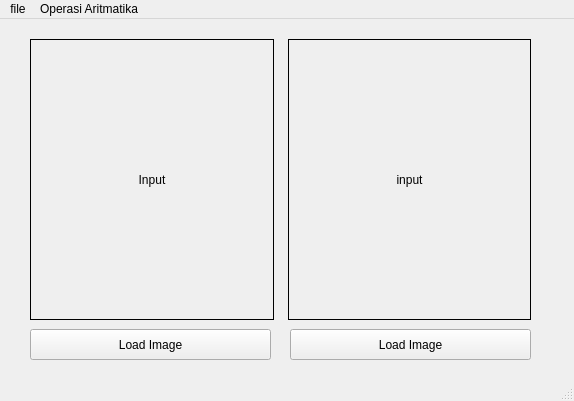
<?xml version="1.0" encoding="UTF-8"?>
<ui version="4.0">
 <class>MainWindow</class>
 <widget class="QMainWindow" name="MainWindow">
  <property name="geometry">
   <rect>
    <x>0</x>
    <y>0</y>
    <width>574</width>
    <height>401</height>
   </rect>
  </property>
  <property name="windowTitle">
   <string>MainWindow</string>
  </property>
  <widget class="QWidget" name="centralwidget">
   <widget class="QWidget" name="horizontalLayoutWidget">
    <property name="geometry">
     <rect>
      <x>30</x>
      <y>20</y>
      <width>501</width>
      <height>281</height>
     </rect>
    </property>
    <layout class="QHBoxLayout" name="horizontalLayout">
     <property name="spacing">
      <number>14</number>
     </property>
     <item>
      <layout class="QVBoxLayout" name="verticalLayout">
       <item>
        <widget class="QLabel" name="imgLabel">
         <property name="frameShape">
          <enum>QFrame::Box</enum>
         </property>
         <property name="text">
          <string>Input</string>
         </property>
         <property name="alignment">
          <set>Qt::AlignCenter</set>
         </property>
        </widget>
       </item>
      </layout>
     </item>
     <item>
      <layout class="QVBoxLayout" name="verticalLayout_2">
       <item>
        <widget class="QLabel" name="imagelabel">
         <property name="frameShape">
          <enum>QFrame::Box</enum>
         </property>
         <property name="text">
          <string>input</string>
         </property>
         <property name="alignment">
          <set>Qt::AlignCenter</set>
         </property>
        </widget>
       </item>
      </layout>
     </item>
    </layout>
   </widget>
   <widget class="QPushButton" name="loadButton">
    <property name="geometry">
     <rect>
      <x>30</x>
      <y>310</y>
      <width>241</width>
      <height>31</height>
     </rect>
    </property>
    <property name="text">
     <string>Load Image</string>
    </property>
   </widget>
   <widget class="QPushButton" name="loadButton_2">
    <property name="geometry">
     <rect>
      <x>290</x>
      <y>310</y>
      <width>241</width>
      <height>31</height>
     </rect>
    </property>
    <property name="text">
     <string>Load Image</string>
    </property>
   </widget>
  </widget>
  <widget class="QMenuBar" name="menubar">
   <property name="geometry">
    <rect>
     <x>0</x>
     <y>0</y>
     <width>574</width>
     <height>18</height>
    </rect>
   </property>
   <widget class="QMenu" name="menuFile">
    <property name="title">
     <string>file</string>
    </property>
    <addaction name="actionLoad_Image"/>
   </widget>
   <widget class="QMenu" name="menuOperasi_Ttitik">
    <property name="title">
     <string>Operasi Aritmatika</string>
    </property>
    <addaction name="actionaritmatik"/>
    <addaction name="actionboolean"/>
   </widget>
   <addaction name="menuFile"/>
   <addaction name="menuOperasi_Ttitik"/>
  </widget>
  <widget class="QStatusBar" name="statusbar"/>
  <action name="actionaritmatik">
   <property name="text">
    <string>aritmatik biasa</string>
   </property>
  </action>
  <action name="actionLoad_Image">
   <property name="text">
    <string>Load Image</string>
   </property>
  </action>
  <action name="actionSave_Image">
   <property name="text">
    <string>Save Image</string>
   </property>
  </action>
  <action name="actionboolean">
   <property name="text">
    <string>boolean</string>
   </property>
  </action>
 </widget>
 <resources/>
 <connections/>
</ui>
